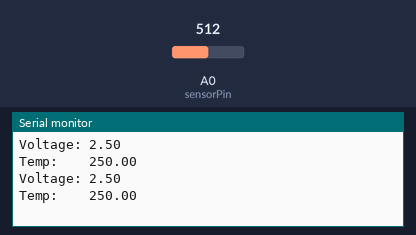
Bench run of a sketch on a simulated Arduino Uno, built with avr-gcc and run on an emulated ATmega328P. Shown: the last lines printed to the serial monitor. Inputs (shaded band) come from the test bench; at power-on: A0 (sensorPin) = 512.

Above: at 1.8 s.
1.9 s: A0 (sensorPin) set to 716
At 2.8 s:
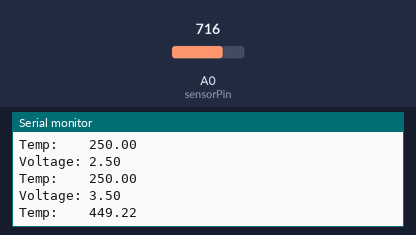
3.4 s: A0 (sensorPin) set to 900
At 4.7 s:
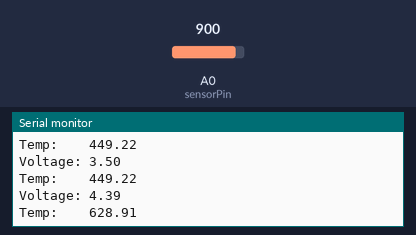
Timing chart, 0 to 6.4 s (numbered marks = the images above; inputs shaded):
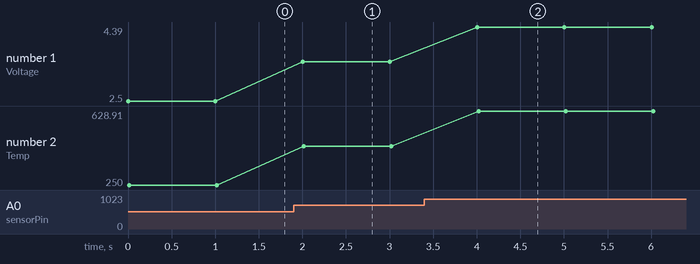

Measured:
- after the input at 1.9 s, the serial monitor: prints a new line after 0.10 s (image 1)
- after the input at 3.4 s, the serial monitor: prints a new line after 0.60 s (image 2)
- plotted number 1: 2.5 → 3.5 after the input at 1.9 s, 3.5 → 4.39 after the input at 3.4 s
- plotted number 2: 250 → 449.22 after the input at 1.9 s, 449.22 → 628.91 after the input at 3.4 s

The sketch:

ThermocoupleTest.ino
```cpp
int sensorPin   = A0;    // select the input pin
int secondarySensorPin = A5; // select the secondary input pin (for testing referrent voltage, etc.)
int delayLength = 1000;

void setup() {
  Serial.begin(9600);
}

void loop() {
  //analogRead gives a value from 0 to 1023, not from 0 to 5
  double voltageIn = 5.0 * analogRead(sensorPin) / 1024.0;
  //Temperature calculation as given by the manufacturers
  double temp      = (voltageIn - 1.25) * 200.0;

  //Print to console
  Serial.print("Voltage: ");
  Serial.println(voltageIn);

  Serial.print("Temp:    ");
  Serial.println(temp);

  //Serial.print("Secondary voltage reader: ");
  //Serial.println(analogRead(secondarySensorPin) * 5.0 / 1024.0);

  delay(delayLength);
}
```
